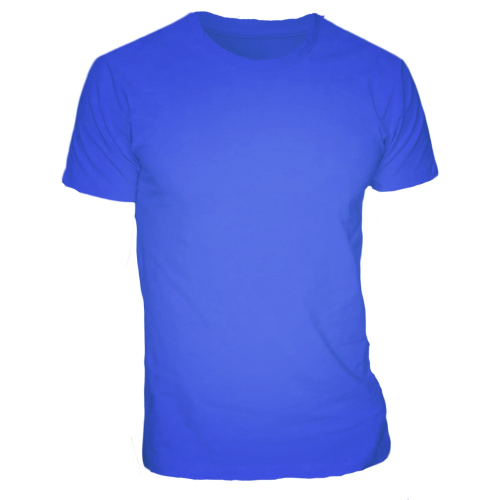
#> input picture Resources/Blue_shirts/1.jpeg, 1000 x 1000 px (shown at 1/2 size); its folder holds only this picture in this run
$ python -i main.py   (imports and definitions only)
#> lines starting #> are read from the running program, lines starting #| are printed output that depends on the picture; after the words box and inside, x2 and y2 are one past the last pixel; in counts of white or black regions, pixels touching at a corner belong together
#> further down, picture is the input picture: shape (1000, 1000, 3); mean B, G, R 237.2, 176.3, 165
import cv2
import numpy as np
import os

from utils import *


def isBlueShirt(img):
    imgHSV = cv2.cvtColor(img, cv2.COLOR_BGR2HSV)
#> imgHSV: shape (1000, 1000, 3); mean H, S, V 58.4, 84.5, 237.3

    # GENERATE MASK
    mask = cv2.inRange(imgHSV, lowerb=np.array(lowerb), upperb=np.array(upperb))
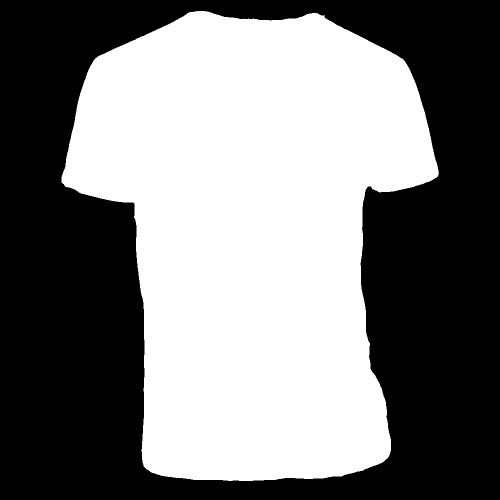
#> mask: shape (1000, 1000) (shown at 1/2 size); 48.9% white; 1 white region, box (x1, y1, x2, y2) and area: (123, 22, 878, 962) 488796

    # MASK PREPROCESSING
    maskBlur = cv2.GaussianBlur(mask, ksize=(7, 7), sigmaX=1)
    maskCanny = cv2.Canny(maskBlur, threshold1=150, threshold2=150)
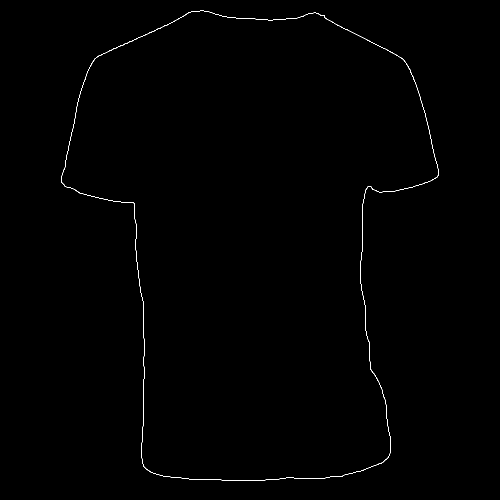
#> maskCanny: shape (1000, 1000) (shown at 1/2 size); 0.32% white in thin lines or dots, all inside (x1, y1, x2, y2) = (122, 21, 878, 962)

    # GET BOUNDING BOX FOR THE COLOR
    return getBoundingBox(img, mask=maskCanny)

'''
This function detects blue areas on the input image. It sums all areas larger than 1000 and returns True when the sum is
over a predefined threshold
'''
def getBoundingBox(img, mask):
    total_area = 0
    contours, hierarchy = cv2.findContours(mask, mode=cv2.RETR_EXTERNAL, method=cv2.CHAIN_APPROX_NONE)
#> contours = 1 contour; box (x1, y1, x2, y2) and area: (122, 21, 878, 962) 488862

    for cnt in contours:
        area = cv2.contourArea(cnt)

        if area > 1000:
            total_area += area

            # Approximate how many corner points each contour has
            perimeter = cv2.arcLength(cnt, closed=True)
            approx = cv2.approxPolyDP(cnt, epsilon=0.02*perimeter, closed=True)
            x, y, width, height = cv2.boundingRect(approx)
#> this loop made 1 pass
#> (area, total_area, perimeter, x, y, width, height) on pass 1: (488862.5, 488862.5, 3212.5, 122, 21, 756, 913)
#> after the loop, total_area = 488862.5

            # Draw a rectangle around the detected area
            # cv2.rectangle(img, pt1=(x, y), pt2=(x + width, y + height), color=(255, 0, 255), thickness=2)
            # cv2.putText(img, str(area), org=(x, y + 20), fontFace=cv2.FONT_HERSHEY_COMPLEX, fontScale=0.5, color=(255, 0, 0), thickness=1)

    return total_area > AREA_THRESHOLD


# [15 lines not run here, left out]

>>> import cv2
>>> picture = cv2.imread('Resources/Blue_shirts/1.jpeg')
>>> result = isBlueShirt(picture)
#> result = True

$ run again, on Resources/Blue_shirts/9.jpeg
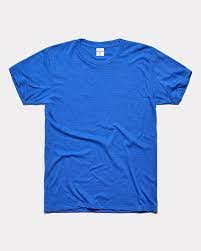
#> input picture Resources/Blue_shirts/9.jpeg, 201 x 251 px
#> picture is the input picture: shape (251, 201, 3); mean B, G, R 222.1, 177.1, 152.6
#> imgHSV: shape (251, 201, 3); mean H, S, V 129, 92.7, 223.7
#> in isBlueShirt, `mask = cv2.inRange(imgHSV, lowerb=np.array(lowerb), upperb=np.array(up..`:
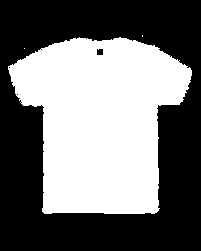
#> mask: shape (251, 201); 45% white; 3 white regions (2 under 20 px), largest, box (x1, y1, x2, y2) and area: (8, 37, 192, 214) 22678
#> in isBlueShirt, `maskCanny = cv2.Canny(maskBlur, threshold1=150, threshold2=150)`:
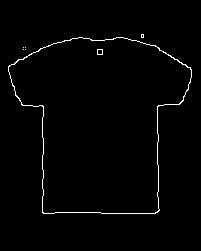
#> maskCanny: shape (251, 201); 1.4% white in thin lines or dots, all inside (x1, y1, x2, y2) = (8, 34, 192, 214)
#> contours = 6 contours, 5 with area under 20; largest, box (x1, y1, x2, y2) and area: (8, 37, 192, 214) 22680
#> the loop in getBoundingBox, `for cnt in contours:` made 6 passes
#> (area, total_area, perimeter, x, y, width, height) on pass 5: (22679.5, 22679.5, 675.5, 9, 37, 182, 177)
#> after the loop in getBoundingBox, `for cnt in contours:`: total_area = 22679.5
#> result = True

$ run again, on Resources/Blue_shirts/10.jpg
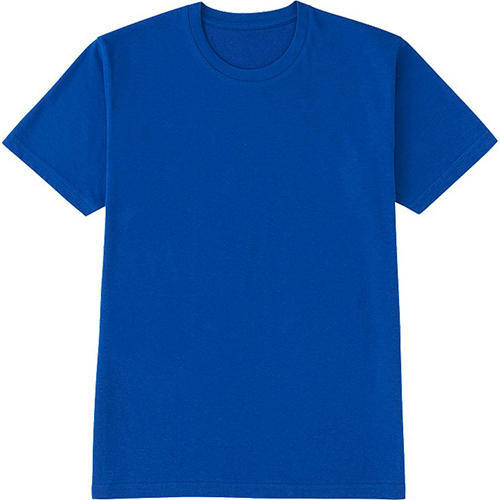
#> input picture Resources/Blue_shirts/10.jpg, 500 x 500 px
#> picture is the input picture: shape (500, 500, 3); mean B, G, R 185.1, 129.9, 88.4
#> imgHSV: shape (500, 500, 3); mean H, S, V 73.2, 165.4, 185.2
#> in isBlueShirt, `mask = cv2.inRange(imgHSV, lowerb=np.array(lowerb), upperb=np.array(up..`:
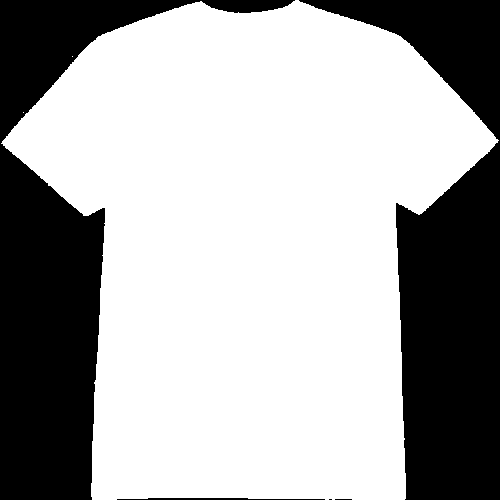
#> mask: shape (500, 500); 66.3% white; 5 black regions (2 under 20 px), largest, box (x1, y1, x2, y2) and area: (0, 0, 295, 500) 42187, (299, 0, 500, 500) 41700, (117, 498, 325, 500) 308
#> in isBlueShirt, `maskCanny = cv2.Canny(maskBlur, threshold1=150, threshold2=150)`:
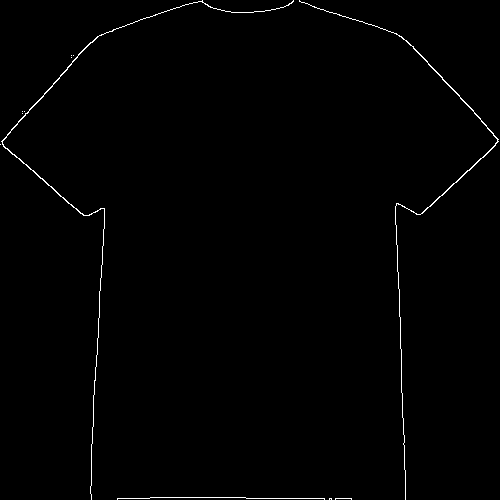
#> maskCanny: shape (500, 500); 0.75% white in thin lines or dots
#> contours = 12 contours, 10 with area under 20; largest, box (x1, y1, x2, y2) and area: (1, 0, 294, 500) 170, (299, 0, 499, 500) 167
#> the loop in getBoundingBox, `for cnt in contours:` made 12 passes
#> area on passes 11 to 12: 167, 169.5
#> after the loop in getBoundingBox, `for cnt in contours:`: total_area = 0
#> result = False
